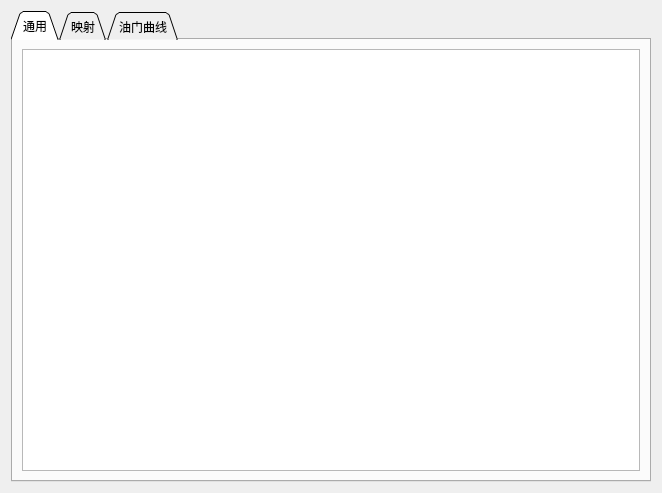
<?xml version="1.0" encoding="UTF-8"?>
<ui version="4.0">
 <class>PageAppAdc</class>
 <widget class="QWidget" name="PageAppAdc">
  <property name="geometry">
   <rect>
    <x>0</x>
    <y>0</y>
    <width>662</width>
    <height>493</height>
   </rect>
  </property>
  <property name="font">
   <font>
    <family>Microsoft YaHei</family>
   </font>
  </property>
  <property name="windowTitle">
   <string>Form</string>
  </property>
  <layout class="QVBoxLayout" name="verticalLayout">
   <item>
    <widget class="QTabWidget" name="tabWidget">
     <property name="tabShape">
      <enum>QTabWidget::Triangular</enum>
     </property>
     <property name="currentIndex">
      <number>0</number>
     </property>
     <widget class="QWidget" name="tab">
      <attribute name="title">
       <string>通用</string>
      </attribute>
      <layout class="QVBoxLayout" name="verticalLayout_2">
       <item>
        <widget class="ParamTable" name="generalTab"/>
       </item>
      </layout>
     </widget>
     <widget class="QWidget" name="tab_2">
      <attribute name="title">
       <string>映射</string>
      </attribute>
      <layout class="QVBoxLayout" name="verticalLayout_3">
       <item>
        <widget class="ParamTable" name="mappingTab"/>
       </item>
       <item>
        <widget class="AdcMap" name="adcMap" native="true"/>
       </item>
      </layout>
     </widget>
     <widget class="QWidget" name="tab_3">
      <attribute name="title">
       <string>油门曲线</string>
      </attribute>
      <layout class="QVBoxLayout" name="verticalLayout_4">
       <item>
        <widget class="ParamTable" name="throttleCurveTab">
         <property name="sizePolicy">
          <sizepolicy hsizetype="Expanding" vsizetype="Fixed">
           <horstretch>0</horstretch>
           <verstretch>0</verstretch>
          </sizepolicy>
         </property>
         <property name="maximumSize">
          <size>
           <width>16777215</width>
           <height>100</height>
          </size>
         </property>
        </widget>
       </item>
       <item>
        <widget class="QCustomPlot" name="throttlePlot" native="true">
         <property name="sizePolicy">
          <sizepolicy hsizetype="Preferred" vsizetype="MinimumExpanding">
           <horstretch>0</horstretch>
           <verstretch>0</verstretch>
          </sizepolicy>
         </property>
        </widget>
       </item>
      </layout>
     </widget>
    </widget>
   </item>
  </layout>
 </widget>
 <customwidgets>
  <customwidget>
   <class>ParamTable</class>
   <extends>QTableWidget</extends>
   <header>widgets/paramtable.h</header>
  </customwidget>
  <customwidget>
   <class>QCustomPlot</class>
   <extends>QWidget</extends>
   <header>widgets/qcustomplot.h</header>
   <container>1</container>
  </customwidget>
  <customwidget>
   <class>AdcMap</class>
   <extends>QWidget</extends>
   <header>widgets/adcmap.h</header>
   <container>1</container>
  </customwidget>
 </customwidgets>
 <resources/>
 <connections/>
</ui>
